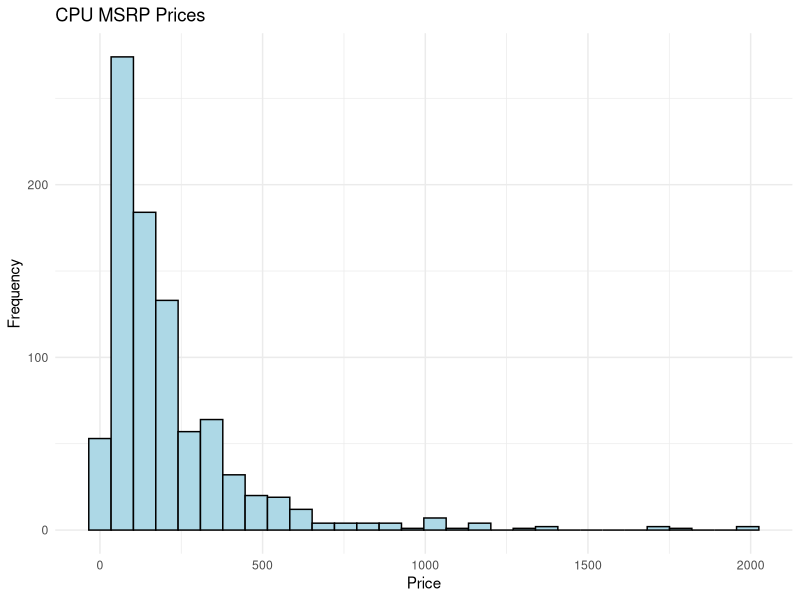
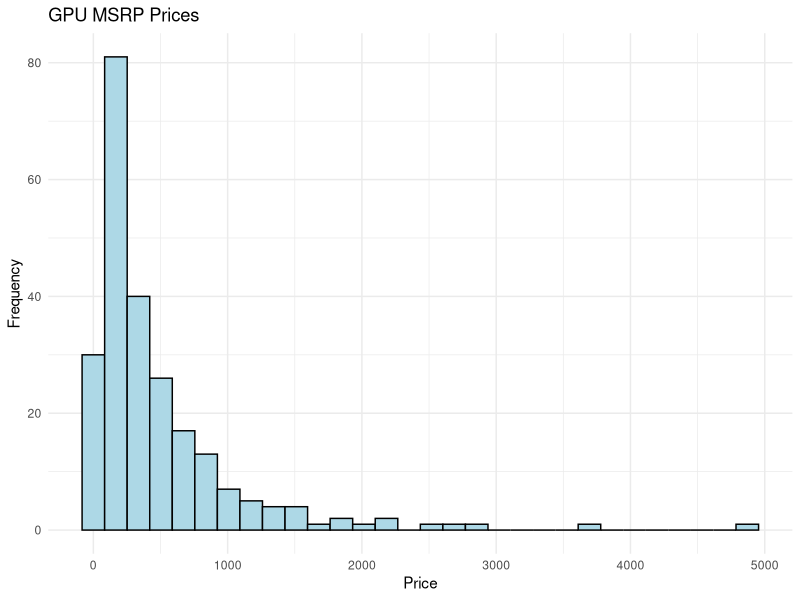
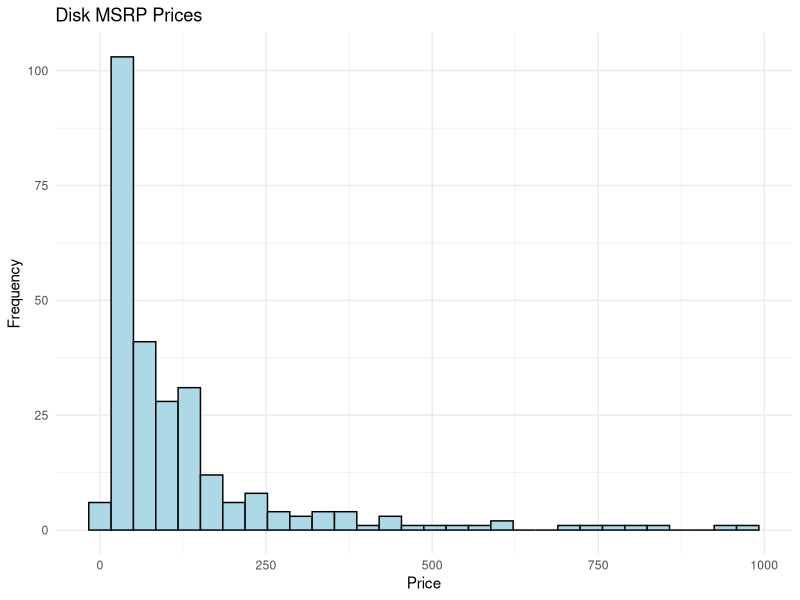
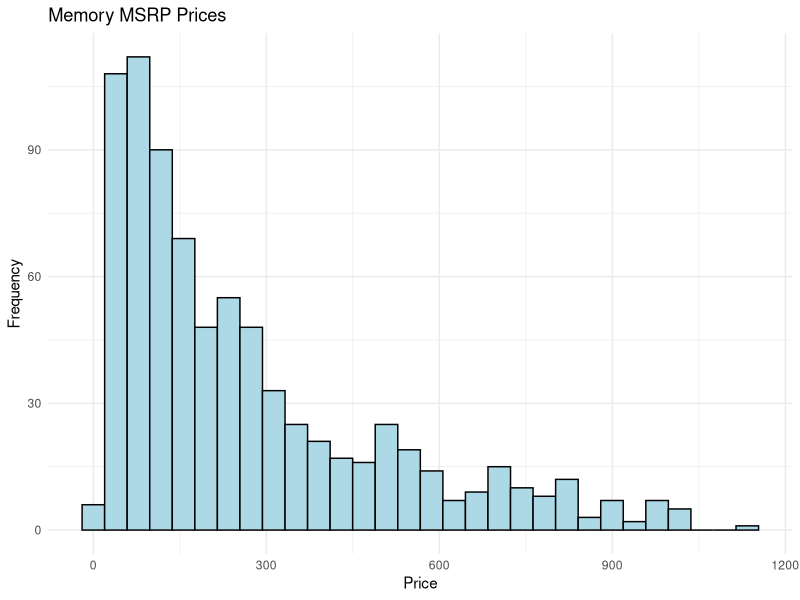

These figures' R source, in order: (Note: this script raises an error after producing the figures.)
## ---- chunk 1
if (!require("ggplot2")) install.packages("ggplot2")
## ---- chunk 2
CPU <- read.csv("../final_data/CPU.csv")
CPU$ReleaseDate <- as.Date(CPU$ReleaseDate, format = "%Y-%m-%d")
CPU$CurrentDate <- as.Date(CPU$CurrentDate, format = "%Y-%m-%d")
CPU$Score <- as.numeric(CPU$Score)
CPU$X <- NULL
summary(CPU)
## ---- chunk 3
GPU <- read.csv("../final_data/GPU.csv")
GPU$ReleaseDate <- as.Date(GPU$ReleaseDate, format = "%Y-%m-%d")
GPU$CurrentDate <- as.Date(GPU$CurrentDate, format = "%Y-%m-%d")
GPU$Score <- as.numeric(GPU$Score)
GPU$X <- NULL
summary(GPU)
## ---- chunk 4
Disk <- read.csv("../final_data/Disk.csv")
Disk$ReleaseDate <- as.Date(Disk$ReleaseDate, format = "%Y-%m-%d")
Disk$CurrentDate <- as.Date(Disk$CurrentDate, format = "%Y-%m-%d")
Disk$Score <- as.numeric(Disk$Score)
Disk$X <- NULL
summary(Disk)
## ---- chunk 5
Memory <- read.csv("../final_data/Memory.csv")
Memory$ReleaseDate <- as.Date(Memory$ReleaseDate, format = "%Y-%m-%d")
Memory$CurrentDate <- as.Date(Memory$CurrentDate, format = "%Y-%m-%d")
Memory$Score <- as.numeric(Memory$Score)
Memory$X <- NULL
summary(Memory)
## ---- chunk 6
ggplot(CPU, aes(x=ReleasePrice)) + 
  geom_histogram(bins=30, fill="lightblue", color="black") +
  labs(title="CPU MSRP Prices", x="Price", y="Frequency") +
  theme_minimal()

ggplot(GPU, aes(x=ReleasePrice)) + 
  geom_histogram(bins=30, fill="lightblue", color="black") +
  labs(title="GPU MSRP Prices", x="Price", y="Frequency") +
  theme_minimal()

ggplot(Disk, aes(x=ReleasePrice)) + 
  geom_histogram(bins=30, fill="lightblue", color="black") +
  labs(title="Disk MSRP Prices", x="Price", y="Frequency") +
  theme_minimal()

ggplot(Memory, aes(x=ReleasePrice)) + 
  geom_histogram(bins=30, fill="lightblue", color="black") +
  labs(title="Memory MSRP Prices", x="Price", y="Frequency") +
  theme_minimal()
## ---- chunk 7
cpu_summary <- CPU %>% group_by(Quartile) %>% summarize(AvgPrice = mean(ReleasePrice))

gpu_summary <- GPU %>% group_by(Quartile) %>% summarize(AvgPrice = mean(ReleasePrice))

disk_summary <- Disk %>% group_by(Quartile) %>% summarize(AvgPrice = mean(ReleasePrice))

memory_summary <- Memory %>% group_by(Quartile) %>% summarize(AvgPrice = mean(ReleasePrice))



# Combining data

combined_data <- rbind(data.frame(Component = 'CPU', Quartile = cpu_summary$Quartile, Price = cpu_summary$AvgPrice),

                       data.frame(Component = 'GPU', Quartile = gpu_summary$Quartile, Price = gpu_summary$AvgPrice),

                       data.frame(Component = 'Disk', Quartile = disk_summary$Quartile, Price = disk_summary$AvgPrice),

                       data.frame(Component = 'Memory', Quartile = memory_summary$Quartile, Price = memory_summary$AvgPrice))



# Creating the plot

ggplot(combined_data, aes(x = Component, y = Price, fill = Quartile)) +

  geom_bar(stat = "identity", position = position_dodge()) +

  theme_minimal() +

  labs(title = "Component Prices per Quartile", x = "Component", y = "Price") +

  scale_fill_brewer(palette = "Set1") +

  theme(plot.title = element_text(hjust = 0.5))

